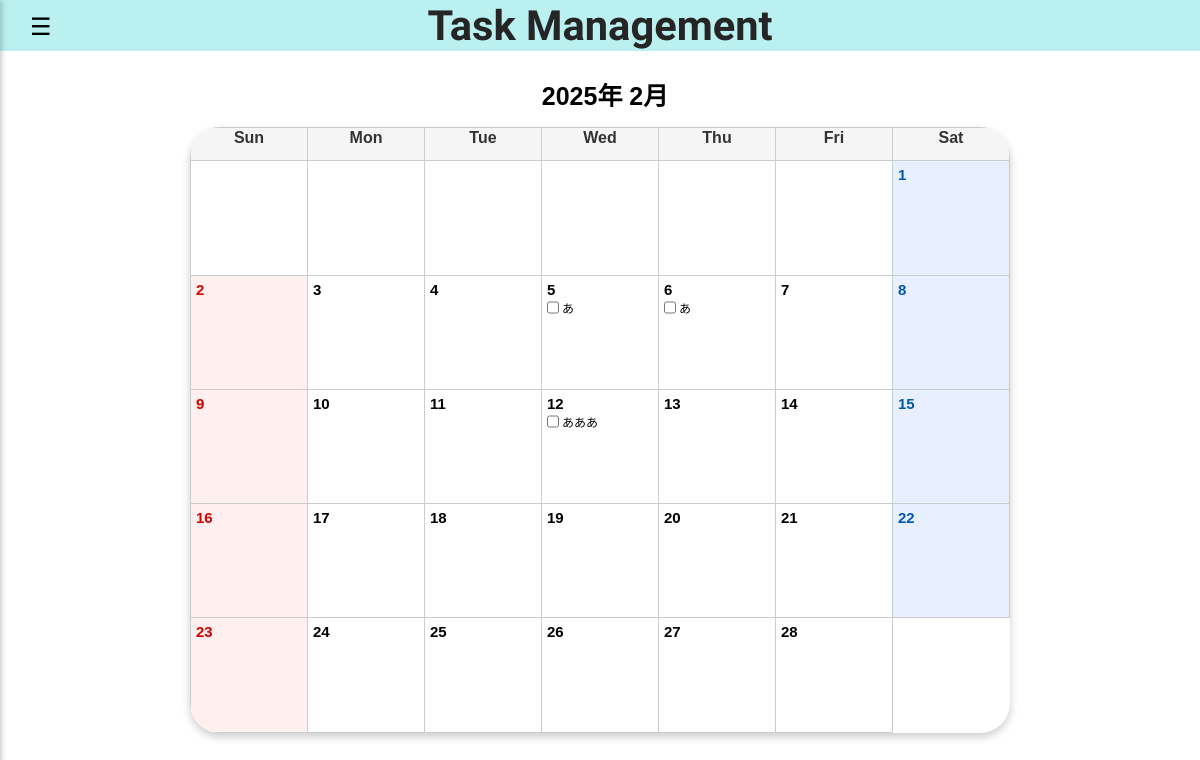
/taskmanage/calendar/ (signed in), run on an earlier commit of the app's database.
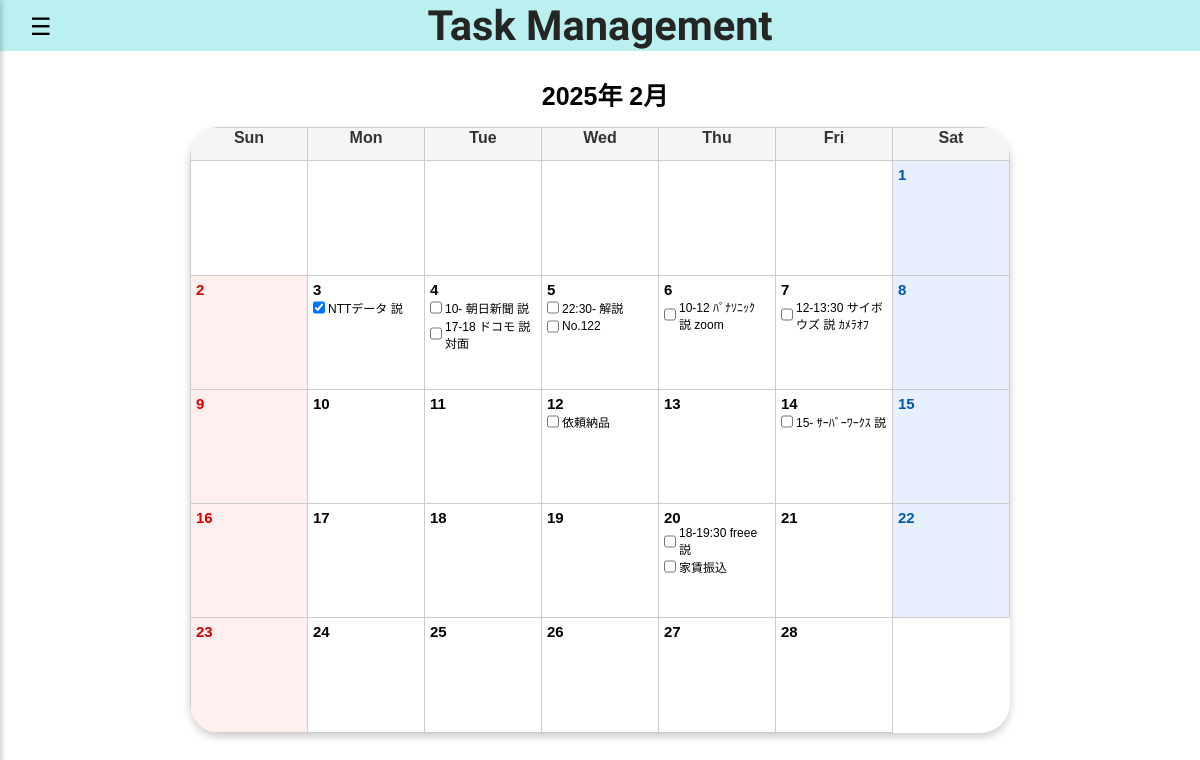
And on a later commit of the database.
### taskmanage/models.py (models this page shows, shortened)
class Task(models.Model):
    date = models.DateField()
    task = models.TextField()
    is_checked = models.BooleanField(default=False)
    class Meta:
        constraints = [
            models.UniqueConstraint(fields=['date', 'task'], name='unique_task_per_date')
        ]

### taskmanage/views.py (the view)
class CalendarView(LoginRequiredMixin, View, CalendarBassView):
    def get(self, request):
        year = int(request.GET.get("year", datetime.today().year))
        month = int(request.GET.get("month", datetime.today().month))
        view_type = request.GET.get("view", "default")  # 分岐処理
        if year < 1900 or year > 2200:
            return JsonResponse({"error": "Year out of range"}, status=400)
        day_info_and_tasks = self._get_tasks_by_date(year, month)
        if view_type == "tasks-json":
            return JsonResponse({
                "day_info_and_tasks": day_info_and_tasks,
                "year": year,
                "month": month,
            })
        else:  # カレンダー描画
            print("view_typeの指定がありませんでした")
            return render(request, 'taskmanage/calendar.html', {
                'day_info_and_tasks': day_info_and_tasks,
                'year': year,
                'month': month,
            })

### taskmanage/views.py (called while the page is built)
    def _get_tasks_by_date(self, year, month):
        day_info = self._get_day_info(year, month)  # 戻り値をインスタンス化
        tasks = Task.objects.filter(date__year=year, date__month=month)
        tasks_by_date = {}  # 構造 {day, ["task":~, "is_checked":~]}
        for task in tasks:
            tasks_by_date.setdefault(task.date.day, []).append({
                "task": task.task,
                "is_checked": task.is_checked,
            })
        for i in day_info:
            day = i["day"]  # 'day'の値を取得
            i["tasks"] = tasks_by_date.get(day, [])  # dayが一致するタスクをセット
        day_info_and_tasks = day_info
        return day_info_and_tasks

### templates/taskmanage/calendar.html (shortened to what this page needs)
{% extends "base/taskmanage_base.html" %}
{% load static %}
{% block head %}
<link rel="stylesheet" href="{% static 'taskmanage/css/calendar.css' %}?v=1.0" defer>
{% endblock %}
{% block body %}
<h1 id="calendar-title">{{ year }}年 {{ month }}月</h1>
<div class="calendar-container">
    <table class="calendar">
        <thead>
            <tr>
                <th>Sun</th>
                <th>Mon</th>
                <th>Tue</th>
                <th>Wed</th>
                <th>Thu</th>
                <th>Fri</th>
                <th>Sat</th>
            </tr>
        </thead>
        <tbody>
            <tr>
                {% for day in day_info_and_tasks %}
                    <td class="
                        {% if day.day %}
                            {% if forloop.counter0|divisibleby:7 %}sunday{% endif %}
                            {% if forloop.counter0|add:1|divisibleby:7 %}saturday{% endif %}
                        {% endif %}
                    ">
                        {% if day.day %}
                            <div class="date">{{ day.day }}</div>
                            {% if day.tasks %}
                                <ul>
                                    {% for task in day.tasks %}
                                        <li>
                                            {% if task.is_checked %}
                                                <input type="checkbox" class="task-checkbox" name="checking" checked>
                                                <span>{{ task.task }}</span>
                                            {% else %}
                                                <input type="checkbox" class="task-checkbox" name="checking">
                                                <span>{{ task.task }}</span>
                                            {% endif %}
                                        </li>
                                    {% endfor %}
                                </ul>
                            {% endif %}
                        {% else %}
                            &nbsp;
                        {% endif %}
                    </td>
                    {% if forloop.counter|divisibleby:7 %}
            </tr><tr>
                    {% endif %}
                {% endfor %}
            </tr>
        </tbody>
    </table>
</div>
{% endblock %}

### templates/base/taskmanage_base.html (shortened to what this page needs)
<!DOCTYPE html>
{% load static %}
<html lang="ja">
    <head>
        <link rel="stylesheet" href="{% static 'taskmanage/css/title.css' %}?v=1.0" defer>
        <link rel="stylesheet" href="{% static 'taskmanage/css/setting_menu.css' %}?v=1.0" defer>
        {% block head %}{% endblock %}
    </head>
    <body>
        <h1 id="bigTitle"><a href="{% url 'taskmanage:index' %}">Task Management</a></h1>
        {% block body %}
        {% endblock %}
        <div id="menu-icon">☰</div>
    </body>
</html>

### staticfiles/taskmanage/css/title.css (style rules this page uses)
html { flex-grow: 1; align-items: center; animation: fadeIn 0.4s ease-in-out; }
h1 { margin-top: 0; }
#bigTitle a { text-decoration: none; color: inherit; transition: opacity 0.3s ease-in-out; transition: transform 0.3s ease-in-out; font-family: 'Amatic SC', cursive; display: flex; height: 50px; width: 100%; background-color: #afeeee; font-size: 40px; align-items: center; justify-content: center; font-weight: bold; }
body { margin: 0; padding: 0; overflow: hidden; height: 100%; }

### staticfiles/taskmanage/css/setting_menu.css (style rules this page uses)
#menu-icon { position: fixed; top: 5px; left: 20px; font-size: 24px; cursor: pointer; z-index: 1000; cursor: pointer; border-radius: 50%; padding: 10px; text-align: center; line-height: 1; }

### staticfiles/taskmanage/css/calendar.css (style rules this page uses)
#calendar-title { font-size: 25px; font-weight: bold; margin: 5px; text-align: center; width: 100%; max-width: none; }
body, html { font-family: 'Noto Sans JP', sans-serif; margin: 0; padding: 0; overflow: hidden; height: 100%; width: 100%; display: flex; flex-direction: column; }
.calendar-container { flex-grow: 1; display: flex; justify-content: center; margin-top: 10px; height: calc(100% - 200px); }
.calendar { border-collapse: collapse; width: 95%; height: 90%; max-width: 820px; table-layout: fixed; border-radius: 30px; overflow: hidden; box-shadow: 0 4px 8px rgba(0, 0, 0, 0.2); }
.calendar th, .calendar td { border: 1px solid #ccc; vertical-align: top; }
.calendar th { height: 30px; text-align: center; background-color: #f5f5f5; font-weight: bold; font-size: 16px; color: #333; }
.calendar td { height: 50px; padding: 5px; margin: 0px; vertical-align: top; overflow: hidden; position: relative; }
.calendar td .date { font-size: 15px; font-weight: bold; }
.calendar td ul { height: 100%; margin: 0; padding: 0; list-style: none; font-size: 12px; overflow-y: auto; }
.calendar td li { display: flex; align-items: center; margin-bottom: 0px; }
li span { flex-grow: 1; align-items: center; animation: fadeIn 0.3s ease-in-out; }
td.sunday, .holiday { background-color: #ffefef; color: #d60000; }
td.saturday { color: #0056b3; background-color: #e8f0ff; }
.task-checkbox { margin-right: 3px; margin-left: 0px; width: 12px; height: auto; top: 2px; display: flex; vertical-align: middle; }
.task-checkbox + span { vertical-align: middle; }

What changed in the data, as far as the page shows it:
removed Task: task "あああ"
added Task: task "NTTデータ 説"
added Task: task "10- 朝日新聞 説"
added Task: task "17-18 ドコモ 説 対面"
added Task: task "22:30- 解説"
added Task: task "No.122"
added Task: task "10-12 ﾊﾟﾅｿﾆｯｸ 説 zoom"
added Task: task "12-13:30 サイボウズ 説 ｶﾒﾗｵﾌ"
added Task: task "依頼納品"
added Task: task "15- ｻｰﾊﾞｰﾜｰｸｽ 説"
added Task: task "18-19:30 freee 説"
added Task: task "家賃振込"
Also different on the page:
list line gone: "☐ あ"
